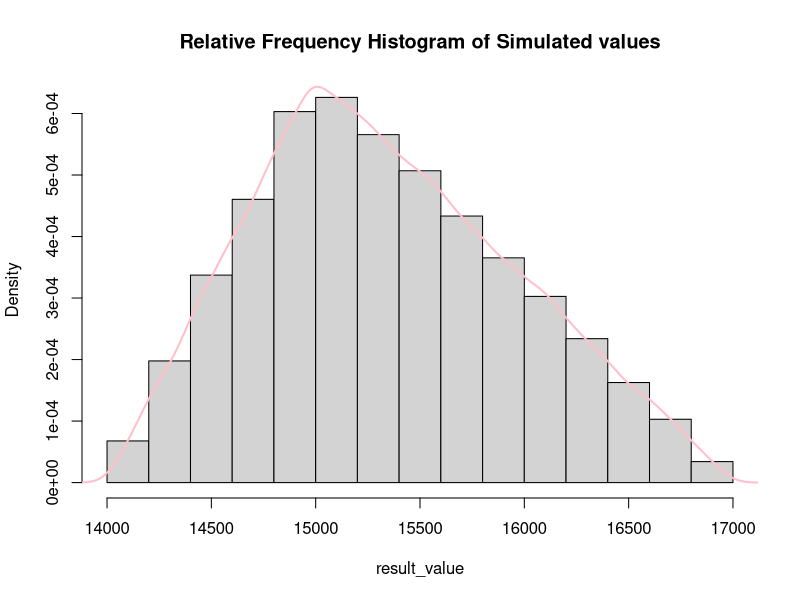
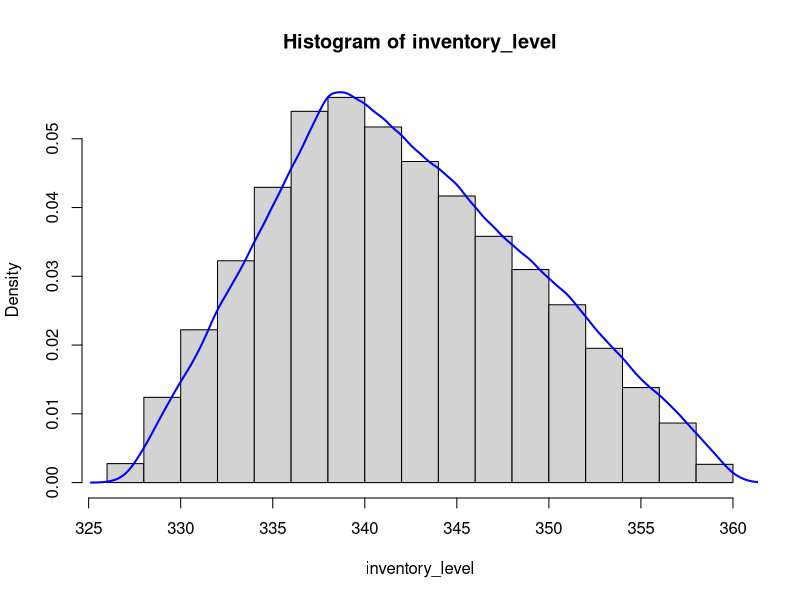

Write R code to recreate these figures, in order. (Note: this script raises an error after producing the figures.)
#given values for each attributes
Unit_cost<-80
carrying_cost_rate<-0.18
order_cost_perorder<-220

#simulating
r<-10^5

#random generation of triangular variable 
qtriangular<-function(p,a,b,c) { 
  QQ<-a+sqrt((b-a)*(c-a)*p) 
  qq<-b-sqrt((b-a)*(b-c)*(1-p)) 
  q<-ifelse(p<(c-a)/(b-a),QQ,qq) 
  return(q) 
}

set.seed(3333)
#generating results with given triangular probability condition
result_value<-round(qtriangular(runif(r),14000,17000,15000),2)
#histogram for the resulted observations
hist(result_value,freq=F,main="Relative Frequency Histogram of Simulated values")
lines(density(result_value),lwd=2,col="pink")

#optimizing the values
x1<-340
x2<-2*x1
optimising_result_value<-ceiling(result_value/x2)
order_cost<-optimising_result_value*order_cost_perorder
holding_costs<-Unit_cost*carrying_cost_rate*x1
Total_cost<-order_cost+holding_costs

inventory_level<-matrix(0,r,1)
order_quantity<-matrix(0,r,1)
total_min_cost<-matrix(0,r,1)
number_of_orders<-matrix(0,r,1)



for (i in 1:r)  {
  interval_select<-c(100,1000)
  total_cost_function = function(x1,result_value) result_value/(2*x1)*order_cost_perorder+Unit_cost*carrying_cost_rate*x1
  optimize_result_valuef<-optimise(f=total_cost_function,c(100,1000),result_value=result_value[i],
                 lower=min(interval_select),upper=max(interval_select),
                 maximum=FALSE,tol=.Machine$double.eps^0.5)
  
  
  inventory_level[i]<-round(optimize_result_valuef$minimum,0)
  order_quantity[i]<-2*inventory_level[i]
  total_min_cost[i]<-round(optimize_result_valuef$objective,2)
  number_of_orders[i]<-ceiling(result_value[i]/(2*optimize_result_valuef$minimum))
  
}

hist(inventory_level,freq=F)
lines(density(inventory_level),lwd=2,col="blue")
aa1<-round(mean(inventory_level),0)
sd(inventory_level)
summary(inventory_level)

#tabular frequency distribution of inventory levels
inventory_level_table<-as.data.frame(table(inventory_level))
inventory_level_table
#Find the index with the max frequency
inventory_level_maxindex<-which.max(inventory_level_table[,2])
inventory_level_maxindex
#Find the corresponding inventory level value
inventory_level_max<-inventory_level_table[inventory_level_maxindex,1]
inventory_level_max 

#Generating random triangular values between the min, max and with peak observed.
random_functiontest<-qtriangular(runif(N),min(inventory_level),max(inventory_level),Mode(inventory_level))
#Checing whether the simulated inventory levels fit a triangular distribution
qqplot(inventory_level,random_functiontest)
abline(0,1,lwd=2,col="yellow")


#Analysis of the minimized total costs that is to be observed
hist(total_min_cost,freq=F)
lines(density(total_min_cost),lwd=2,col="orange")
result_value_mincost<-mean(total_min_cost)
sd(total_min_cost)
summary(total_min_cost)


#tabular frequency distribution of inventory levels
total_min_cost_table<-as.data.frame(table(total_min_cost))
total_min_cost_table
#index with the max frequency
total_min_cost_maxindex<-which.max(total_min_cost_table[,2])
total_min_cost_maxindex
#corresponding inventory level value
total_min_cost_max<-total_min_cost_table[total_min_cost_maxindex,1]
total_min_cost_max



#Generating random triangular values between the min, max and with peak observed.
random_functiontest2<-qtriangular(runif(r),min(total_min_cost),max(total_min_cost),Mode(total_min_cost))
#checking if the simulated inventory levels fit a triangular distribution
qqplot(total_min_cost,random_functiontest2)
abline(0,1,lwd=2,col="pink")



#Analysis of the annual number of times order
hist(number_of_orders,freq=F)
lines(density(number_of_orders),lwd=2,col="darkred")
total_numberof_orders<-mean(number_of_orders)
sd(number_of_orders)
summary(number_of_orders)


#Summarizing all important variables in a table
final_table_representing<-data.frame("Avg Demand"=round(mean(result_value),0),"Avg Order Inventory "=aa1,
                "Avg Order Quantity"=round(mean(order_quantity),0),
                "Avg Minimum Cost"=round(result_value_mincost,2),"Avg Number of Orders"=round(total_numberof_orders,0))
#gives the output of the table
final_table_representing




